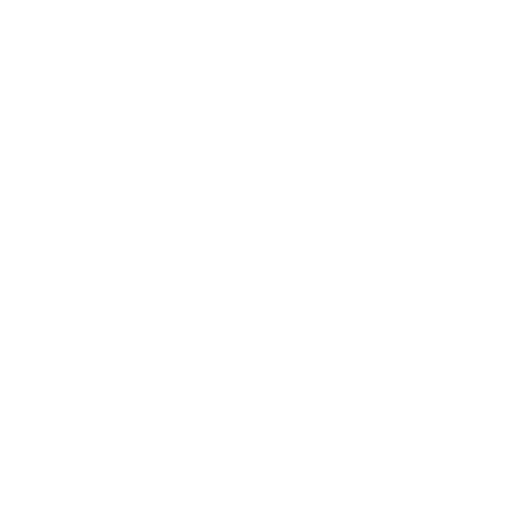
Frame 1 (no input)
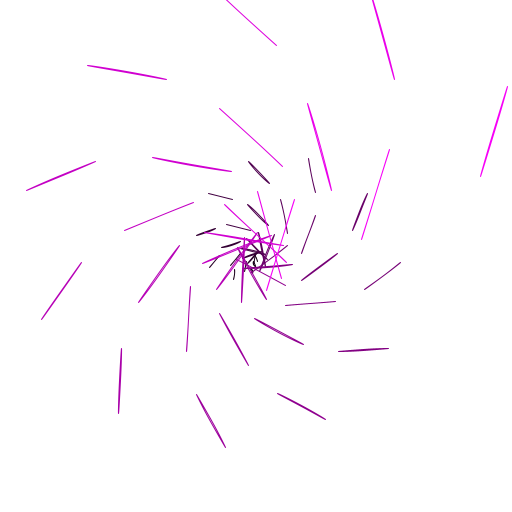
Frame 60 (the mouse pressed at the canvas centre just before this capture)
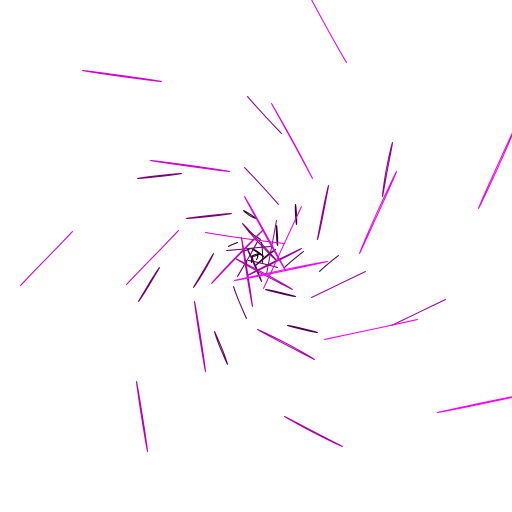
Frame 120 (the mouse held since frame 60 and released just before this capture)

The Processing sketch that drew these frames (run headless with seeded random() and noise(); from frame 60 on, the mouse is pressed at the canvas centre):

// Processing sketch: processing_113164
// ── processing_113164.pde

float time = 0; /* This is going to function as a clock. We'll update it with a value every time a frame gets drawn*/
 
void setup() {
size(512,512);/* setup the size */
frameRate(25);/* This sets the current frameRate */
}
 
void draw() {/* this does the drawing once per frame */
  background(255); /* clear the screen with white */
  translate((width*0.5)+tan(time),(height*0.5)+(1/tan(time))); /* translate all the drawing to the middle of the screen */
  noFill(); /*stop the computer filling in shapes*/
  time=time+0.01; /* update the value in the variable 'time'. This means that we add 1 to 'time' every frame */
  //background(abs(sin(time))*255);
  for (int i = 0;i < 20; i++) { /* this for loop organises the drawing. It will do the drawing 20 times (between 0 and 19)  */
  rotate(sin(time)); /* rotate the coordinate system a bit */
  stroke(13*i,0,13*i);//extra;decent blue : stroke(10*i,12*i,13*i); 3 colors : stroke(10*tan(i)*i,12*sin(i)*i,13*sin(i)*i);
  //stroke(10*tan(i)*i,12*sin(i)*i,13*cos(i)*i); gives 4 colours;original :13*i,13*i,13*i.using 2 and setting the third to 0,using 1,or 
  //placing a trigonometric function in one (donot know about two.),while keeping the others the same.
  ellipse(i,i,i*5,cos(i*5));//ellipse in place of rect
  ellipse(5*i,5*i,i*5,sin(i*5));//extra line
  ellipse(10*(i),10*(i),i*5,sin(i*5));//this line is extra.sin in place of cos
  /* this is the actual drawing.
  This says 'Draw a line, starting from i,i (x and y location), and being of size i*5 in both width and depth
  because it's in a for loop, it gets 'called' (used) 20 times, with a different value for 'i' each time */
  
  }
}
